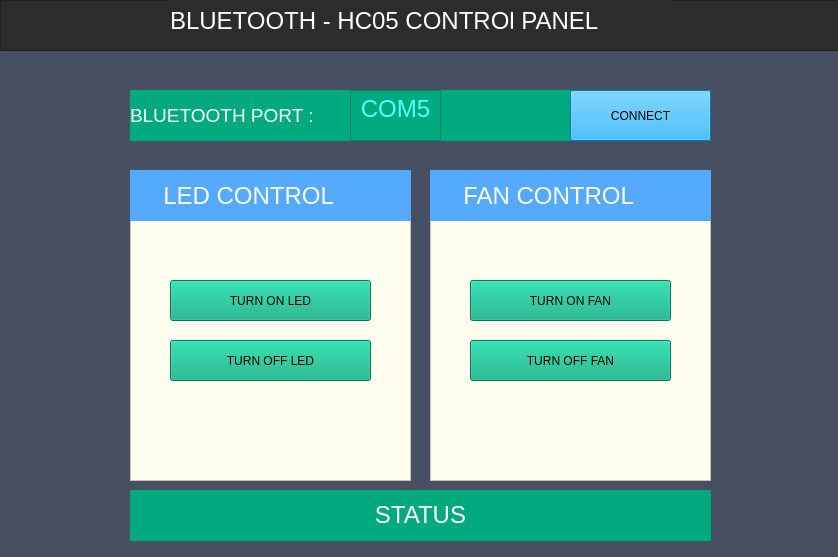
<?xml version="1.0" encoding="UTF-8"?>
<ui version="4.0">
 <class>MainWindow</class>
 <widget class="QMainWindow" name="MainWindow">
  <property name="geometry">
   <rect>
    <x>0</x>
    <y>0</y>
    <width>838</width>
    <height>557</height>
   </rect>
  </property>
  <property name="windowTitle">
   <string>PyQt5-HC05</string>
  </property>
  <property name="styleSheet">
   <string notr="true">background-color: rgb(71, 80, 98);</string>
  </property>
  <widget class="QWidget" name="centralwidget">
   <widget class="QFrame" name="frame">
    <property name="geometry">
     <rect>
      <x>0</x>
      <y>0</y>
      <width>841</width>
      <height>51</height>
     </rect>
    </property>
    <property name="styleSheet">
     <string notr="true">background-color: rgb(44, 44, 44);</string>
    </property>
    <property name="frameShape">
     <enum>QFrame::StyledPanel</enum>
    </property>
    <property name="frameShadow">
     <enum>QFrame::Raised</enum>
    </property>
    <widget class="QLabel" name="label">
     <property name="geometry">
      <rect>
       <x>170</x>
       <y>0</y>
       <width>501</width>
       <height>41</height>
      </rect>
     </property>
     <property name="font">
      <font>
       <pointsize>18</pointsize>
      </font>
     </property>
     <property name="styleSheet">
      <string notr="true">color: rgb(255, 255, 255);</string>
     </property>
     <property name="text">
      <string>BLUETOOTH - HC05 CONTROl PANEL</string>
     </property>
    </widget>
   </widget>
   <widget class="QFrame" name="frame_2">
    <property name="geometry">
     <rect>
      <x>130</x>
      <y>220</y>
      <width>281</width>
      <height>261</height>
     </rect>
    </property>
    <property name="styleSheet">
     <string notr="true">background-color: rgb(255, 253, 238);</string>
    </property>
    <property name="frameShape">
     <enum>QFrame::StyledPanel</enum>
    </property>
    <property name="frameShadow">
     <enum>QFrame::Raised</enum>
    </property>
    <widget class="QPushButton" name="pushButton">
     <property name="geometry">
      <rect>
       <x>40</x>
       <y>60</y>
       <width>201</width>
       <height>41</height>
      </rect>
     </property>
     <property name="styleSheet">
      <string notr="true">background-color: rgb(0, 170, 127);</string>
     </property>
     <property name="text">
      <string>TURN ON LED</string>
     </property>
     <property name="shortcut">
      <string>W</string>
     </property>
    </widget>
    <widget class="QPushButton" name="pushButton_2">
     <property name="geometry">
      <rect>
       <x>40</x>
       <y>120</y>
       <width>201</width>
       <height>41</height>
      </rect>
     </property>
     <property name="styleSheet">
      <string notr="true">background-color: rgb(0, 170, 127);</string>
     </property>
     <property name="text">
      <string>TURN OFF LED</string>
     </property>
     <property name="shortcut">
      <string>E</string>
     </property>
    </widget>
   </widget>
   <widget class="QLabel" name="label_2">
    <property name="geometry">
     <rect>
      <x>130</x>
      <y>170</y>
      <width>281</width>
      <height>51</height>
     </rect>
    </property>
    <property name="font">
     <font>
      <pointsize>18</pointsize>
     </font>
    </property>
    <property name="styleSheet">
     <string notr="true">color: rgb(255, 255, 255);
background-color: rgb(85, 170, 255);</string>
    </property>
    <property name="text">
     <string>     LED CONTROL</string>
    </property>
    <property name="textFormat">
     <enum>Qt::PlainText</enum>
    </property>
   </widget>
   <widget class="QFrame" name="frame_3">
    <property name="geometry">
     <rect>
      <x>430</x>
      <y>220</y>
      <width>281</width>
      <height>261</height>
     </rect>
    </property>
    <property name="styleSheet">
     <string notr="true">background-color: rgb(255, 253, 238);</string>
    </property>
    <property name="frameShape">
     <enum>QFrame::StyledPanel</enum>
    </property>
    <property name="frameShadow">
     <enum>QFrame::Raised</enum>
    </property>
    <widget class="QPushButton" name="pushButton_3">
     <property name="geometry">
      <rect>
       <x>40</x>
       <y>60</y>
       <width>201</width>
       <height>41</height>
      </rect>
     </property>
     <property name="styleSheet">
      <string notr="true">background-color: rgb(0, 170, 127);</string>
     </property>
     <property name="text">
      <string>TURN ON FAN</string>
     </property>
    </widget>
    <widget class="QPushButton" name="pushButton_4">
     <property name="geometry">
      <rect>
       <x>40</x>
       <y>120</y>
       <width>201</width>
       <height>41</height>
      </rect>
     </property>
     <property name="styleSheet">
      <string notr="true">background-color: rgb(0, 170, 127);</string>
     </property>
     <property name="text">
      <string>TURN OFF FAN</string>
     </property>
    </widget>
   </widget>
   <widget class="QLabel" name="label_3">
    <property name="geometry">
     <rect>
      <x>430</x>
      <y>170</y>
      <width>281</width>
      <height>51</height>
     </rect>
    </property>
    <property name="font">
     <font>
      <pointsize>18</pointsize>
     </font>
    </property>
    <property name="styleSheet">
     <string notr="true">color: rgb(255, 255, 255);
background-color: rgb(85, 170, 255);</string>
    </property>
    <property name="text">
     <string>     FAN CONTROL</string>
    </property>
    <property name="textFormat">
     <enum>Qt::PlainText</enum>
    </property>
   </widget>
   <widget class="QLabel" name="label_4">
    <property name="geometry">
     <rect>
      <x>130</x>
      <y>490</y>
      <width>581</width>
      <height>51</height>
     </rect>
    </property>
    <property name="font">
     <font>
      <pointsize>18</pointsize>
     </font>
    </property>
    <property name="styleSheet">
     <string notr="true">color: rgb(255, 255, 255);
background-color: rgb(0, 170, 127);</string>
    </property>
    <property name="text">
     <string>&lt;html&gt;&lt;head/&gt;&lt;body&gt;&lt;p align=&quot;center&quot;&gt;STATUS&lt;/p&gt;&lt;/body&gt;&lt;/html&gt;</string>
    </property>
    <property name="textFormat">
     <enum>Qt::RichText</enum>
    </property>
   </widget>
   <widget class="QLabel" name="label_5">
    <property name="geometry">
     <rect>
      <x>130</x>
      <y>90</y>
      <width>581</width>
      <height>51</height>
     </rect>
    </property>
    <property name="font">
     <font>
      <pointsize>18</pointsize>
     </font>
    </property>
    <property name="styleSheet">
     <string notr="true">color: rgb(255, 255, 255);
background-color: rgb(0, 170, 127);</string>
    </property>
    <property name="text">
     <string>&lt;html&gt;&lt;head/&gt;&lt;body&gt;&lt;p&gt;&lt;span style=&quot; font-size:14pt;&quot;&gt;BLUETOOTH PORT :&lt;/span&gt;&lt;/p&gt;&lt;/body&gt;&lt;/html&gt;</string>
    </property>
    <property name="textFormat">
     <enum>Qt::RichText</enum>
    </property>
   </widget>
   <widget class="QTextEdit" name="textEdit">
    <property name="geometry">
     <rect>
      <x>350</x>
      <y>90</y>
      <width>91</width>
      <height>51</height>
     </rect>
    </property>
    <property name="styleSheet">
     <string notr="true">color: rgb(255, 255, 255);
background-color: rgb(0, 170, 127);</string>
    </property>
    <property name="html">
     <string>&lt;!DOCTYPE HTML PUBLIC &quot;-//W3C//DTD HTML 4.0//EN&quot; &quot;http://www.w3.org/TR/REC-html40/strict.dtd&quot;&gt;
&lt;html&gt;&lt;head&gt;&lt;meta name=&quot;qrichtext&quot; content=&quot;1&quot; /&gt;&lt;style type=&quot;text/css&quot;&gt;
p, li { white-space: pre-wrap; }
&lt;/style&gt;&lt;/head&gt;&lt;body style=&quot; font-family:'MS Shell Dlg 2'; font-size:7.8pt; font-weight:400; font-style:normal;&quot;&gt;
&lt;p align=&quot;center&quot; style=&quot; margin-top:0px; margin-bottom:0px; margin-left:0px; margin-right:0px; -qt-block-indent:0; text-indent:0px;&quot;&gt;&lt;span style=&quot; font-size:18pt; color:#55ffff;&quot;&gt;COM5&lt;/span&gt;&lt;/p&gt;&lt;/body&gt;&lt;/html&gt;</string>
    </property>
   </widget>
   <widget class="QPushButton" name="pushButton_5">
    <property name="geometry">
     <rect>
      <x>570</x>
      <y>90</y>
      <width>141</width>
      <height>51</height>
     </rect>
    </property>
    <property name="styleSheet">
     <string notr="true">background-color: rgb(0, 170, 255);</string>
    </property>
    <property name="text">
     <string>CONNECT</string>
    </property>
   </widget>
  </widget>
 </widget>
 <resources/>
 <connections/>
</ui>
